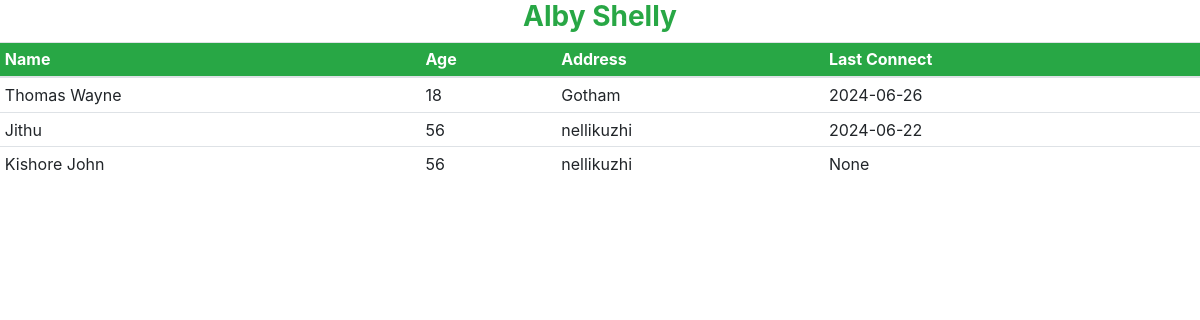
The app's page /single_evangelist_work?id=1 with its own data.
### tables this page shows
CREATE TABLE "evangelists"(
	"id" INTEGER PRIMARY KEY AUTOINCREMENT,
	"name" TEXT NOT NULL,
	"age" INTEGER NOT NULL,
	"gender" TEXT NOT NULL,
	"last_active" DATETIME
);

CREATE TABLE "contacts"(
	"id" INTEGER PRIMARY KEY AUTOINCREMENT,
	"name" TEXT NOT NULL,
	"age" INTEGER NOT NULL,
	"gender" TEXT NOT NULL,
	"address" TEXT NOT NULL,
	"last_contacted" DATETIME
);

### app.py (the view)
@app.route("/single_evangelist_work")
def single_evangelist_work():
    evangelist_id = request.args.get("id")
    contacts = db.execute(""" SELECT "name", "age", "gender", "address", "last_contacted"
                              FROM "contacts"
                              WHERE "id" IN(
                                SELECT "contact_id" FROM "follow"
                                WHERE "evangelist_id" = ?
                              )
                              ORDER BY "last_contacted" DESC
               """,evangelist_id
    )
    evangelist_name = db.execute("""SELECT "name" FROM "evangelists" WHERE "id" = ?""",evangelist_id)[0]["name"]
    print(evangelist_name)
    return render_template("single_evangelist_work.html", contacts = contacts, evangelist_name = evangelist_name)

### templates/single_evangelist_work.html (shortened to what this page needs)
<!DOCTYPE html>
<html lang="en">
<head>
    <link rel="stylesheet" href="https://cdn.jsdelivr.net/npm/bootstrap@4.0.0/dist/css/bootstrap.min.css">
</head>
<body >
    <h3 class="text-success text-center font-weight-bold">{{ evangelist_name }}</h3>
    <table class="table table-hover table-sm" style="width: 100%">
        <thead>
        <tr class="bg-success text-white">
            <th scope="col">Name</th>
            <th scope="col">Age</th>
            <th scope="col">Address</th>
            <th scope="col">Last Connect</th>
        </tr>
        </thead>
        <tbody>
        {% if contacts %}
            {% for contact in contacts %}
                <tr>
                    <td>{{ contact["name"] }}</td>
                    <td>{{ contact["age"] }}</td>
                    <td>{{ contact["address"] }}</td>
                    <td>{{ contact["last_contacted"] }}</td>
                </tr>
            {% endfor %}
        {% else %}
            <tr>
                <td colspan="4">
                    <h5 class="text-center text-muted">No recorded work</h5>
                </td>
            </tr>
        {% endif %}
        </tbody>
    </table>
</body>
</html>

### records on screen
evangelists: name "Alby Shelly"
contacts: name "Thomas Wayne", age "18", address "Gotham", last_contacted "2024-06-26"
contacts: name "Jithu", age "56", address "nellikuzhi", last_contacted "2024-06-22"
contacts: name "Kishore John", age "56", address "nellikuzhi", last_contacted "None"
